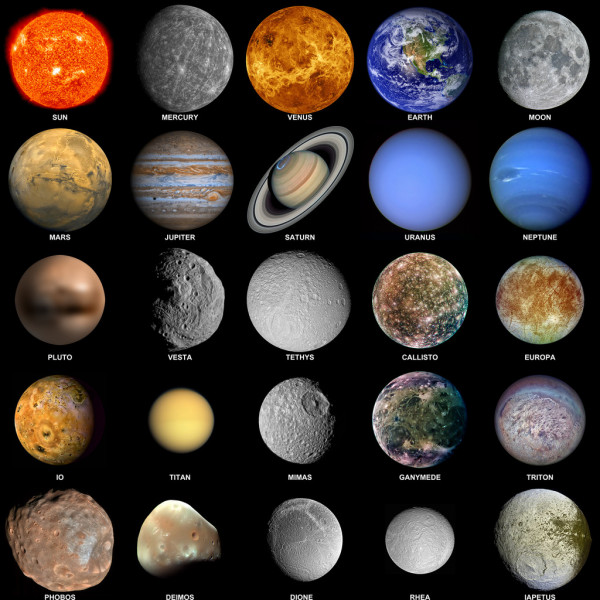
#> input picture tatasurya.jpg, 600 x 600 px
$ jupyter execute --allow-errors opening_closing_operations_test.ipynb
#> lines starting #> are read from the running program, lines starting #| are printed output that depends on the picture
<a href="https://colab.research.google.com/github/iyungrozy/Image-morphology/blob/main/opening_closing_operations.ipynb" target="_parent"></a>

# Nyerah

pusing nyari kernel yang pas pak :)<br>
berikanlah hambamu ini pencerahan hehehe

[cell 1]
import cv2
import numpy as np
from matplotlib import pyplot as plt

[cell 2]
# Membaca gambar
img = cv2.imread('tatasurya.jpg', 0)
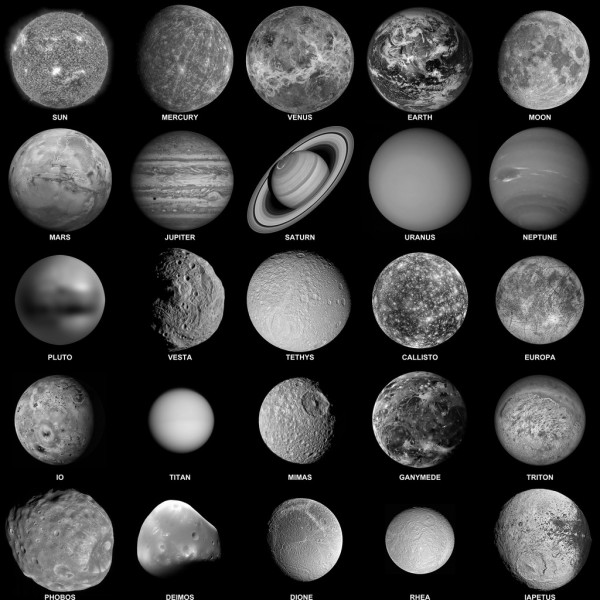
#> img: shape (600, 600); min 0, max 255, mean 58.6

[cell 3]
# Menampilkan gambar asli
plt.subplot(131), plt.imshow(img, 'gray'), plt.title('Original Image')

[cell 4]
# Membuat kernel untuk operasi opening dan closing
kernel = np.ones((5,5),np.uint8)

[cell 5]
# Opening
opening = cv2.morphologyEx(img, cv2.MORPH_OPEN, kernel)
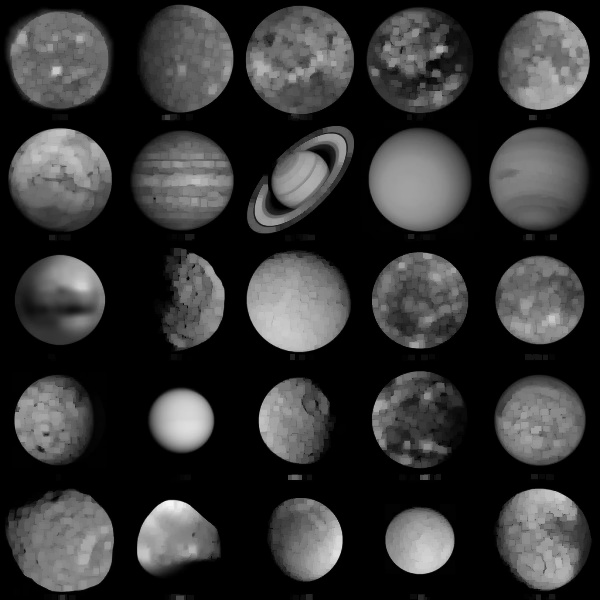
#> opening: shape (600, 600); min 0, max 246, mean 51.4
